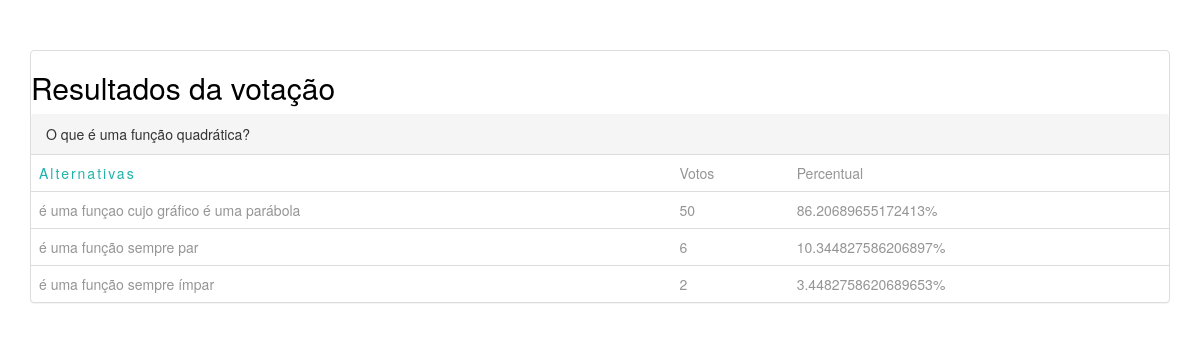
The page /question/1/results/ on the database its author committed.
### pools/models.py (models this page shows, shortened)
class Question(models.Model):
    question_text=models.CharField(max_length=255)
    closed=models.BooleanField(default=False)
    pub_date=models.DateField(max_length=50)

class Choice(models.Model):
    question = models.ForeignKey(Question,
                                 on_delete=models.CASCADE,null=True)
    choice_text = models.CharField(max_length=255)
    votes = models.IntegerField(default=0)

### pools/views.py (the view)
# urls.py: url(r'^question/(?P<pk>\d+)/results/$',views.results, name='results'),
def results(request,pk):
    soma=0
    questao=Question.objects.get(id=pk)
    choic = Choice.objects.filter(question=questao)
    for val in choic:
        soma=soma+val.votes
    return render(request,'results.html',{'questao':questao,
                                           'choice':choic,
                                          'soma':soma}
                                          )

### pools/templates/results.html
	{% extends 'base.html' %}
	{%block body %}
<div class="panel panel-default">
  <h2>Resultados da votação</h2>
  <div class="panel-heading">{{questao.question_text}}</div>
  <table class="table">
	<tr>
    	<td><span class="alternativas">Alternativas</span></td>
    	<td>Votos</td>
    	<td>Percentual</td>
    </tr>
	{%for list in choice %}
	<tr>
    	<td>{{list.choice_text}}</td>
    	<td>{{list.votes}}</td>
    	<td><script>percentual({{list.votes}},{{soma}})</script></td>
    </tr>
	{% endfor %}
</table>
</div>
{% endblock %}

### pools/static/css/custom.css (style rules this page uses)
body { padding-top: 50px; color: #959595; }
h1, h2, h3, h4, h5, h6 { color: black; }
.alternativas { color:#20B2AA; letter-spacing: 2px; }

### rows shown on the page
Question: question_text "O que é uma função quadrática?"
Choice: choice_text "é uma funçao cujo gráfico é uma parábola", votes "50"
Choice: choice_text "é uma função sempre par", votes "6"
Choice: choice_text "é uma função sempre ímpar", votes "2"
